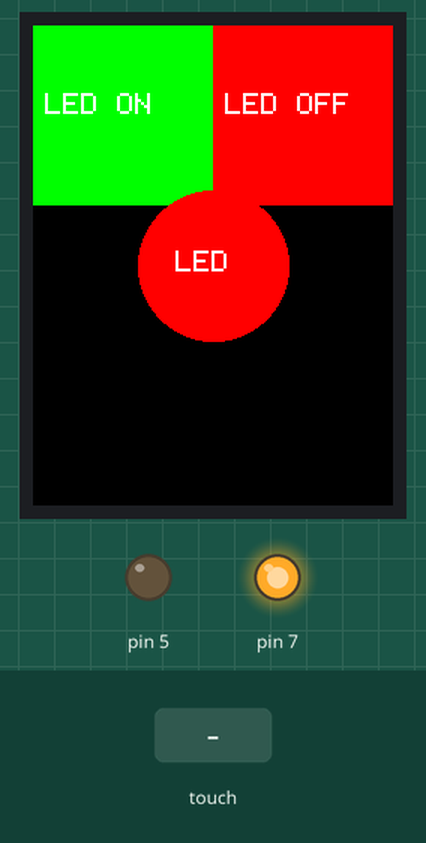
A sketch run on a simulated Arduino Uno, built with avr-gcc and run on an emulated ATmega328P. Shown: 240×320 colour display, output pins drawn as LEDs (lit = HIGH). Inputs (shaded band) come from the test bench. Pins used as bus, display or sensor lines are not drawn; what the sketch prints to the serial monitor is not drawn.

Above: at 1.4 s.
1.5 s: touch panel pressed at 38 % / 50 % of its raw x / y range
At 2.2 s:
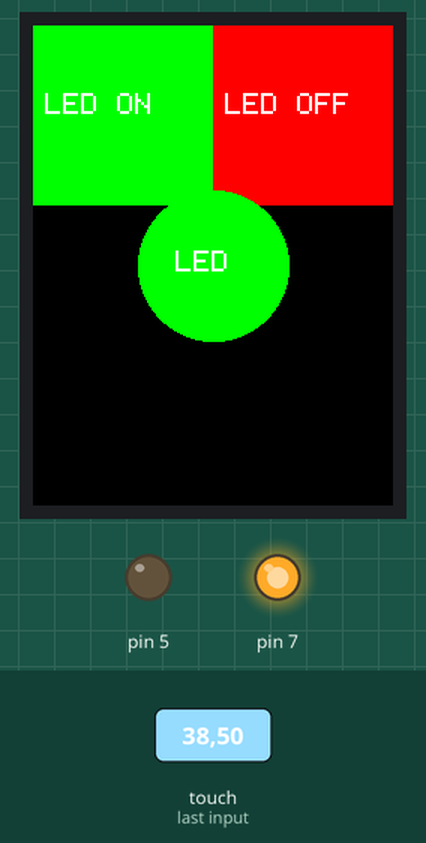
Timing chart, 0 to 4.5 s (numbered marks = the images above; inputs shaded):
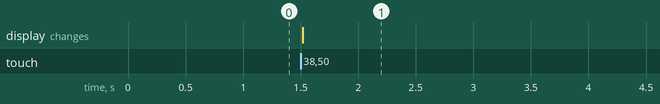

The sketch:

Layout_example.ino
```cpp
#include <TouchScreen.h>
#include <Adafruit_HX8357.h>
#include <Adafruit_ILI9341.h>
#include <SPI.h>
#include <Adafruit_GFX.h>
#include <Adafruit_GrayOLED.h>
#include <Adafruit_SPITFT.h>
#include <Adafruit_SPITFT_Macros.h>
#include <gfxfont.h>


#define TFT_DC 9
#define TFT_CS 10
#define TFT_RST 8

#define YP A1
#define XM A2
#define YM 7
#define XP 6
#define TS_MINX 940
#define TS_MINY 160
#define TS_MAXX 160
#define TS_MAXY 970

#define BLUE      0x001F
#define TEAL      0x0438
#define GREEN     0x07E0
#define CYAN      0x07FF
#define RED       0xF800
#define MAGENTA   0xF81F
#define YELLOW    0xFFE0
#define ORANGE    0xFC00
#define PINK      0xF81F
#define PURPLE    0x8010
#define GREY      0xC618
#define WHITE     0xFFFF
#define BLACK     0x0000


//boolean graph1 = true;
//boolean graph2 = true;
//boolean graph3 = true;
//boolean graph4 = true;
//boolean graph5 = true;
//boolean graph6 = true;
//boolean graph7 = true;

TouchScreen ts = TouchScreen(XP, YP, XM, YM, 300);
Adafruit_ILI9341 tft = Adafruit_ILI9341(TFT_CS, TFT_DC, TFT_RST);

#define BOXSIZE 40
#define PENRADIUS 3

#define MINPRESSURE 10
#define MAXPRESSURE 1000

int offset = 0;
bool change = 0;
bool touch = 0;

void setup() {

 pinMode(5, OUTPUT);
  digitalWrite(5, LOW);
  Serial.begin(9600);

  pinMode(TFT_CS, OUTPUT);
  pinMode(7, OUTPUT);
  digitalWrite(TFT_CS, HIGH);
  digitalWrite(7, HIGH);

  tft.begin();
  tft.setTextColor(WHITE);
  tft.setTextSize(2);
  tft.fillScreen(BLACK);

  tft.fillRect(0,0,120,120, GREEN);
  tft.fillRect(120,0,120,120, RED);

  tft.setCursor(8,45);
  tft.println("LED ON");

  tft.setCursor(128,45);
  tft.println("LED OFF");


}

void loop() {

  if (change == 0 && touch == 0) {
    digitalWrite(A5, LOW);
    tft.fillCircle(120, 160, 50, RED);
    tft.setCursor(95, 150);
    tft.println("LED");
    change = 1;
    delay(200);
  }

  if (change == 0 && touch == 1) {
    digitalWrite(A5, HIGH);
    tft.fillCircle(120, 160, 50, GREEN);
    tft.setCursor(95, 150);
    tft.println("LED");
    change = 1;
    delay(200);
  }

  TSPoint p = ts.getPoint();
  pinMode(XM, OUTPUT);
  pinMode(YP, OUTPUT);
  if (p.z > MINPRESSURE && p.z < MAXPRESSURE) {
    p.x = map(p.x, TS_MINX, TS_MAXX, tft.width(), 0);
    p.y = map(p.y, TS_MINY, TS_MAXY, tft.height(), 0);
    Serial.print("("); Serial.print(p.x);
    Serial.print(", "); Serial.print(p.y);
    Serial.println(")");
    if (p.x > 70 && p.x < 170) {
      if (p.y > 110 && p.y < 210) {
        change = 0;
        touch = !touch;
      }
    }
  }

}
```

Measured:
- after the input at 1.5 s, the display: changes at once (image 1)
